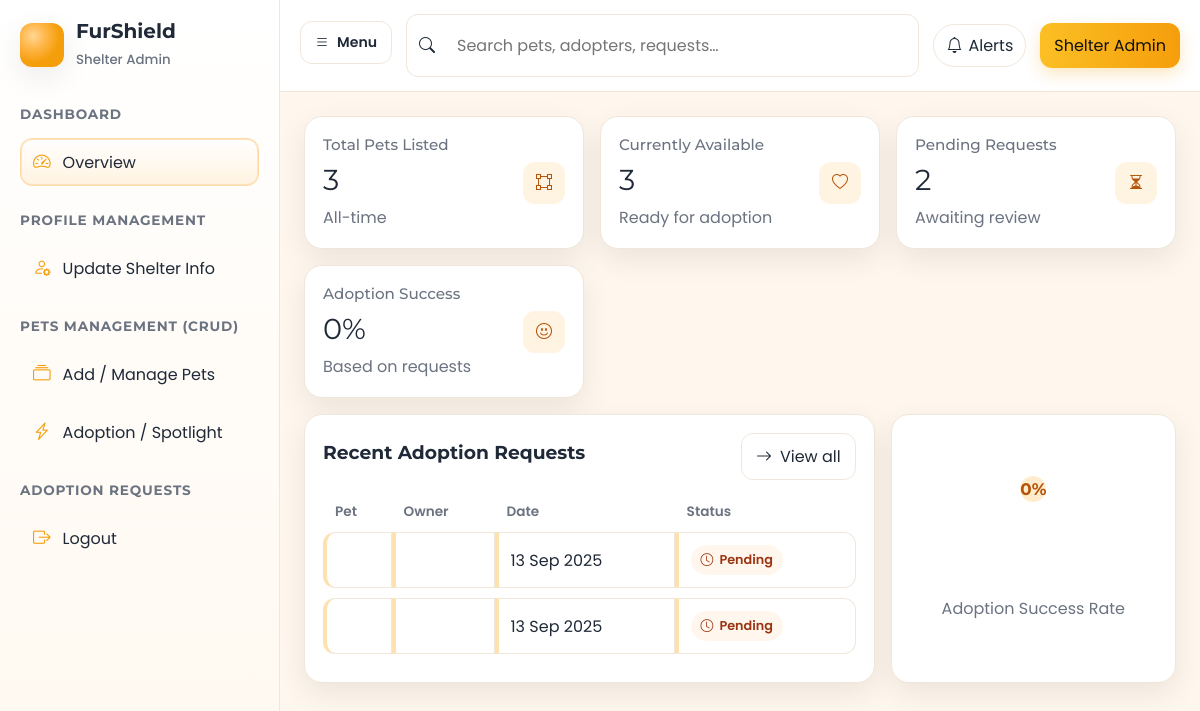
The page /shelters/dashboard.php (signed in) on the database its author committed.
### tables this page shows
CREATE TABLE `request` (
  `id` int(11) NOT NULL,
  `applicant_name` varchar(150) NOT NULL,
  `email` varchar(190) NOT NULL,
  `phone` varchar(40) NOT NULL,
  `pet_name` varchar(120) NOT NULL,
  `breed` varchar(120) DEFAULT '',
  `request_date` datetime NOT NULL DEFAULT current_timestamp(),
  `score` decimal(4,1) DEFAULT NULL,
  `status` enum('pending','pre-approved','approved','rejected') NOT NULL DEFAULT 'pending',
  `notes` text DEFAULT NULL,
  `shelter_id` int(11) DEFAULT NULL,
  `pet_id` int(11) DEFAULT NULL,
  `addoption_id` int(11) DEFAULT NULL,
  `pet_source` enum('pets','addoption') NOT NULL DEFAULT 'addoption',
  `owner_id` int(11) DEFAULT NULL,
  `applicant_id` int(11) DEFAULT NULL,
  `message` text DEFAULT NULL,
  `experience` text DEFAULT NULL,
  `created_at` datetime NOT NULL DEFAULT current_timestamp(),
  `updated_at` datetime NOT NULL DEFAULT current_timestamp() ON UPDATE current_timestamp()
);

### shelters/dashboard.php (the view, shortened to what this page needs)
<?php
$ROOT = dirname(__DIR__);
require_once $ROOT . '/includes/auth.php';
$shelterId = (int)($_SESSION['user']['id'] ?? 0);
$conn->set_charset('utf8mb4');
function e($s){ return htmlspecialchars((string)$s, ENT_QUOTES, 'UTF-8'); }
function table_exists(mysqli $c, string $t): bool {
  $t = $c->real_escape_string($t);
  $r = $c->query("SELECT 1 FROM information_schema.tables WHERE table_schema=DATABASE() AND table_name='{$t}'");
  return $r && $r->num_rows > 0;
}
function col_exists(mysqli $c, string $t, string $col): bool {
  $t=$c->real_escape_string($t); $col=$c->real_escape_string($col);
  $r=$c->query("SELECT 1 FROM information_schema.columns WHERE table_schema=DATABASE() AND table_name='{$t}' AND column_name='{$col}'");
  return $r && $r->num_rows>0;
}
function pick_col(mysqli $c, string $t, array $cands): ?string {
  foreach ($cands as $x) if (col_exists($c,$t,$x)) return $x;
  return null;
}
function scalar(mysqli $c, string $sql, array $params = [], string $types = ''){
  if (!$params){ $r=$c->query($sql); if($r){ $row=$r->fetch_row(); return $row? $row[0]:null; } return null; }
  $st=$c->prepare($sql); if($types==='') $types=str_repeat('s',count($params));
  $st->bind_param($types, ...$params); $st->execute(); $res=$st->get_result();
  $val=null; if($res){ $row=$res->fetch_row(); $val=$row? $row[0]:null; }
  $st->close(); return $val;
}
function rows(mysqli $c, string $sql, array $params = [], string $types = ''): array {
  if (!$params){ $r=$c->query($sql); return $r? $r->fetch_all(MYSQLI_ASSOC):[]; }
  $st=$c->prepare($sql); if($types==='') $types=str_repeat('s',count($params));
  $st->bind_param($types, ...$params); $st->execute(); $res=$st->get_result();
  $out = $res? $res->fetch_all(MYSQLI_ASSOC):[];
  $st->close(); return $out;
}
$PET_TBL = table_exists($conn,'pets') ? 'pets' : null;
$C_STATUS = pick_col($conn,$PET_TBL, ['status','state']);
$C_SHELID = pick_col($conn,$PET_TBL, ['shelter_id','shelter','org_id']);
if (!$C_SHELID) {
  $C_SHELID = null;
}
$REQ_TBL = table_exists($conn,'request') ? 'request' : (table_exists($conn,'adoption_requests') ? 'adoption_requests' : null);
$whereShel = $C_SHELID ? " WHERE `$C_SHELID`=? " : " ";
$totalPetsListed = (int)scalar($conn, "SELECT COUNT(*) FROM `$PET_TBL`".$whereShel, $C_SHELID?[$shelterId]:[], $C_SHELID?'i':'') ?: 0;
$currentlyAvailable = 0;
if ($C_STATUS){
  $currentlyAvailable = (int)scalar(
    $conn,
    "SELECT COUNT(*) FROM `$PET_TBL`".($C_SHELID?" WHERE `$C_SHELID`=? AND ":" WHERE ")."`$C_STATUS` IN ('available','approved','ready')",
    $C_SHELID?[$shelterId]:[],
    $C_SHELID?'i':''
  ) ?: 0;
}
$pendingRequests = 0;
$approvedRequests = 0;
$totalRequests = 0;
if ($REQ_TBL && col_exists($conn,$REQ_TBL,'status')){
  $pendingRequests = (int)scalar($conn, "SELECT COUNT(*) FROM `$REQ_TBL`".(col_exists($conn,$REQ_TBL,'shelter_id')?" WHERE `shelter_id`=? AND ":" WHERE ")."`status` IN ('pending','pre-approved')",
                                 col_exists($conn,$REQ_TBL,'shelter_id')?[$shelterId]:[],
                                 col_exists($conn,$REQ_TBL,'shelter_id')?'i':'') ?: 0;
  $approvedRequests = (int)scalar($conn, "SELECT COUNT(*) FROM `$REQ_TBL`".(col_exists($conn,$REQ_TBL,'shelter_id')?" WHERE `shelter_id`=? AND ":" WHERE ")."`status`='approved'",
                                   col_exists($conn,$REQ_TBL,'shelter_id')?[$shelterId]:[],
                                   col_exists($conn,$REQ_TBL,'shelter_id')?'i':'') ?: 0;
  $totalRequests = (int)scalar($conn, "SELECT COUNT(*) FROM `$REQ_TBL`".(col_exists($conn,$REQ_TBL,'shelter_id')?" WHERE `shelter_id`=?":""),
                                col_exists($conn,$REQ_TBL,'shelter_id')?[$shelterId]:[],
                                col_exists($conn,$REQ_TBL,'shelter_id')?'i':'') ?: 0;
}
$adoptionSuccessRate = $totalRequests>0 ? round(($approvedRequests/$totalRequests)*100) : 0;
$recentReq = [];
if ($REQ_TBL){
  $colDate = col_exists($conn,$REQ_TBL,'request_date') ? 'request_date' : (col_exists($conn,$REQ_TBL,'created_at')?'created_at':'id');
  $recentReq = rows(
    $conn,
    "SELECT * FROM `$REQ_TBL`".
      (col_exists($conn,$REQ_TBL,'shelter_id')?" WHERE `shelter_id`=? ":" ").
      "ORDER BY `$colDate` DESC LIMIT 5",
    col_exists($conn,$REQ_TBL,'shelter_id')?[$shelterId]:[],
    col_exists($conn,$REQ_TBL,'shelter_id')?'i':''
  );
}
?>
<!DOCTYPE html>
<html lang="en">
<head>
  <link href="https://cdn.jsdelivr.net/npm/bootstrap-icons@1.11.3/font/bootstrap-icons.min.css" rel="stylesheet" />
</head>
<body>
  <div class="app">
    <?php include __DIR__."/head.php"; ?>
    <?php include __DIR__."/sidebar.php"; ?>
    <main>
      <div class="sections">
        <section id="dashboard">
          <div class="grid kpis">
            <div class="card kpi">
              <div class="flex between">
                <div>
                  <h3>Total Pets Listed</h3>
                  <div class="val"><?php echo number_format($totalPetsListed); ?></div>
                  <div class="muted mt-2">All-time</div>
                </div>
                <div class="icon"><i class="bi bi-bounding-box"></i></div>
              </div>
            </div>
            <div class="card kpi">
              <div class="flex between">
                <div>
                  <h3>Currently Available</h3>
                  <div class="val"><?php echo number_format($currentlyAvailable); ?></div>
                  <div class="muted mt-2">Ready for adoption</div>
                </div>
                <div class="icon"><i class="bi bi-heart"></i></div>
              </div>
            </div>
            <div class="card kpi">
              <div class="flex between">
                <div>
                  <h3>Pending Requests</h3>
                  <div class="val"><?php echo number_format($pendingRequests); ?></div>
                  <div class="muted mt-2">Awaiting review</div>
                </div>
                <div class="icon"><i class="bi bi-hourglass-split"></i></div>
              </div>
            </div>
            <div class="card kpi">
              <div class="flex between">
                <div>
                  <h3>Adoption Success</h3>
                  <div class="val"><?php echo (int)$adoptionSuccessRate; ?>%</div>
                  <div class="muted mt-2">Based on requests</div>
                </div>
                <div class="icon"><i class="bi bi-emoji-smile"></i></div>
              </div>
            </div>
          </div>
          <div class="grid mt-4" style="grid-template-columns:2fr 1fr">
            <div class="card">
              <div class="flex between">
                <h3>Recent Adoption Requests</h3>
                <a class="btn btn-outline" href="#requests"><i class="bi bi-arrow-right"></i> View all</a>
              </div>
              <div class="mt-3">
                <table>
                  <thead>
                    <tr><th>Pet</th><th>Owner</th><th>Date</th><th>Status</th></tr>
                  </thead>
                  <tbody>
                    <?php if(!$recentReq): ?>
                      <tr><td colspan="4" class="muted" style="text-align:center">No requests yet</td></tr>
                    <?php else: foreach($recentReq as $r): ?>
                      <tr>
                        <td><strong><?php echo e($r['pet_name'] ?? '—'); ?></strong><?php if(!empty($r['breed'])) echo ' • '.e($r['breed']); ?></td>
                        <td><?php echo e($r['applicant_name'] ?? '—'); ?></td>
                        <td><?php echo !empty($r['request_date']) ? date('d M Y', strtotime($r['request_date'])) : (!empty($r['created_at']) ? date('d M Y', strtotime($r['created_at'])) : '—'); ?></td>
                        <?php $st = strtolower($r['status'] ?? 'pending'); ?>
                        <td><span class="status <?php echo 'st-'.($st==='pre-approved'?'pre-approved':$st); ?>">
                          <i class="bi bi-<?php echo $st==='approved'?'check2-circle':($st==='pre-approved'?'stars':($st==='rejected'?'x-circle':'clock')); ?>"></i>
                          <?php echo ucwords($r['status'] ?? 'pending'); ?>
                        </span></td>
                      </tr>
                    <?php endforeach; endif; ?>
                  </tbody>
                </table>
              </div>
            </div>
            <div class="card" style="display:grid;place-items:center">
              <div class="donut" data-label="<?php echo (int)$adoptionSuccessRate; ?>%"></div>
              <div class="mt-2 muted">Adoption Success Rate</div>
            </div>
          </div>
        </section>
      </div>
    </main>
  </div>
</body>
</html>

### shelters/head.php (style rules this page uses)
:root { --primary:#F59E0B; --accent:#EF4444; --bg:#FFF7ED; --text:#1F2937; --muted:#6B7280; --card:#FFFFFF; --ring:#f0e7da; --radius:18px; --shadow:0 10px 30px rgba(0,0,0,.08); }
* { box-sizing:border-box }
html,body { height:100% }
body { margin:0;background:var(--bg);color:var(--text);font-family:Poppins,system-ui,-apple-system,Segoe UI,Roboto,sans-serif }
h1,h2,h3,h4,h5,h6 { font-family:Montserrat, Poppins, sans-serif;margin:0 0 .5rem }
a { text-decoration:none;color:inherit }
.app { min-height:100vh;display:grid;grid-template-columns:280px 1fr;grid-template-rows:auto 1fr }
main { grid-column:2;padding:24px }
.btn { display:inline-flex;align-items:center;gap:8px;border-radius:12px;border:1px solid var(--ring);padding:10px 14px;background:#fff }
.btn-outline { background:#fff;border:1px solid var(--ring) }

### shelters/sidebar.php (style rules this page uses)
:root { --primary:#F59E0B; --accent:#EF4444; --bg:#FFF7ED; --text:#1F2937; --muted:#6B7280; --card:#FFFFFF; --ring:#f0e7da; --radius:18px; --shadow:0 10px 30px rgba(0,0,0,.08); }
* { box-sizing:border-box }
html,body { height:100% }
body { margin:0;background:var(--bg);color:var(--text);font-family:Poppins,system-ui,-apple-system,Segoe UI,Roboto,sans-serif }
h1,h2,h3,h4,h5,h6 { font-family:Montserrat,Poppins,sans-serif;margin:0 0 .5rem }
a { text-decoration:none;color:inherit }
.app { min-height:100vh;display:grid;grid-template-columns:280px 1fr;grid-template-rows:auto 1fr }

### rows shown on the page
request: request_date "13 Sep 2025", status "Pending"
request: request_date "13 Sep 2025", status "Pending"

### other values the page prints
$totalPetsListed "3"
$currentlyAvailable "3"
$pendingRequests "2"
$adoptionSuccessRate "0"
